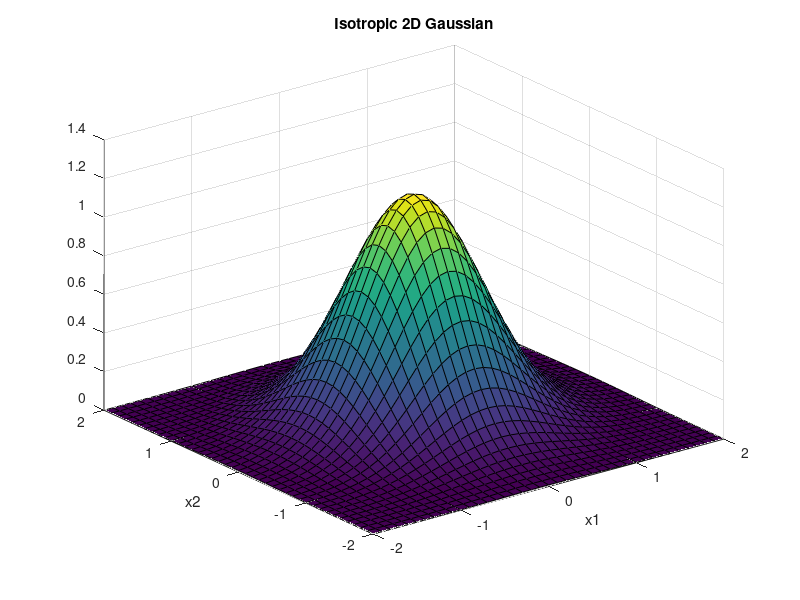

This figure's MATLAB source:
% clear stuff
clear
clc
rng(42)
% sample plot distribution
sigma_square = eye(2) * 0.4;
mu = [0 0];
x1 = -2:0.1:2;
x2 = x1;
[X1, X2] = meshgrid(x1, x2);
X = horzcat(X1(:), X2(:));
T = 3 * mvnpdf([X1(:) X2(:)], mu, sigma_square); 
surf(X1, X2, reshape(T, length(x1), length(x2)))
xlabel('x1')
ylabel('x2')
title('Isotropic 2D Gaussian')